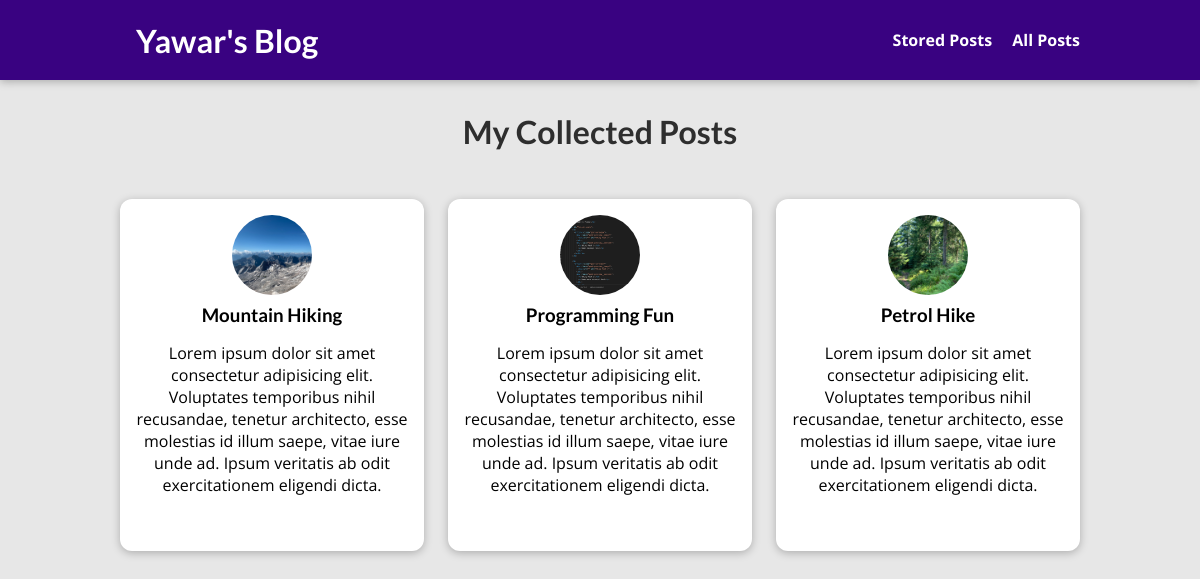
The app's page /posts/, older data.
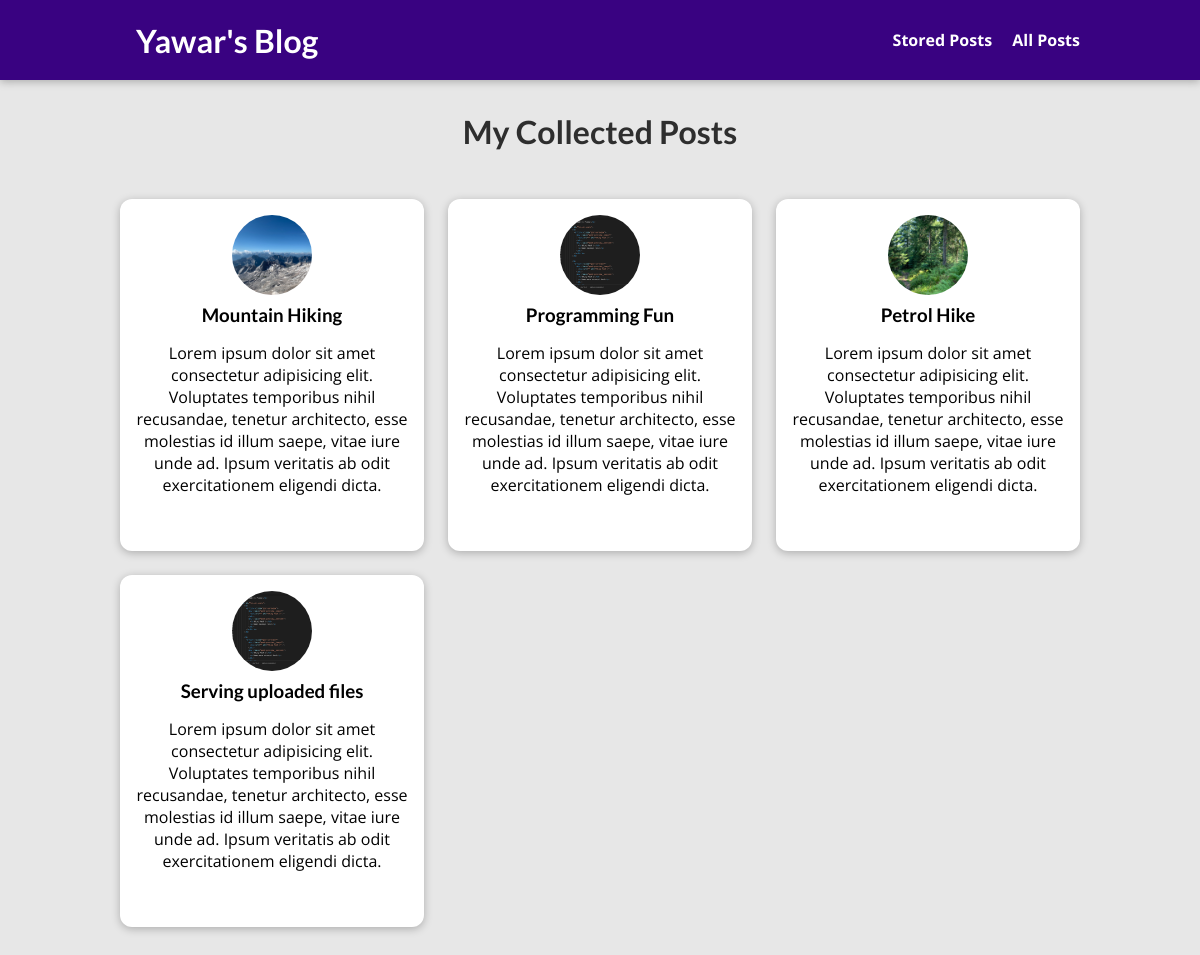
The same page, newer data.
### blog/models.py (models this page shows, shortened)
class Post(models.Model):
    title = models.CharField(max_length=50)
    excerpt = models.CharField(max_length=100)
    image = models.ImageField(upload_to='images', null=True)
    date = models.DateField(auto_now=True)
    slug = models.SlugField(unique=True)
    content = models.TextField(validators=[MinLengthValidator(10)])
    author = models.ForeignKey(Author, on_delete=models.SET_NULL, null=True)
    tag = models.ManyToManyField(Tag)

### blog/views.py (the view)
# urls.py: path('posts/', views.AllPostsView.as_view(), name='posts-page'),
class AllPostsView(ListView):
    template_name = 'blog/all-posts.html'
    model = Post
    ordering = ['-date']
    context_object_name = 'all_posts'

### blog/templates/blog/all-posts.html (shortened to what this page needs)
{% extends 'base.html' %}
{% load static %}
{% block css_files %}
   <link rel="stylesheet" href="{% static 'blog/all-posts.css' %}">
   <link rel="stylesheet" href="{% static 'blog/post.css' %}">
{% endblock %}
 {% block content %}
    <section id='all-posts'>
        <h2>My Collected Posts</h2>
        <ul>
            {% for post in all_posts %}
                {% include 'blog/includes/post.html' %}
            {% endfor %}
        </ul>
    </section>
 {% endblock %}

### blog/templates/blog/includes/post.html (shortened to what this page needs)
<li>
    <article class="post">
      <a href="{% url 'post-detail-page' post.slug %}">
        <img src="{{ post.image.url }}" alt={{ post.title }} />
        <div class="post__content">
          <h3> {{ post.title }} </h3>
          <p>
            Lorem ipsum dolor sit amet consectetur adipisicing elit.
            Voluptates temporibus nihil recusandae, tenetur architecto, esse
            molestias id illum saepe, vitae iure unde ad. Ipsum veritatis ab
            odit exercitationem eligendi dicta.
          </p>
        </div>
      </a>
    </article>
  </li>

Row changes from the older to the newer data that the page shows:
added Post: image (picture), title "Serving uploaded files"
